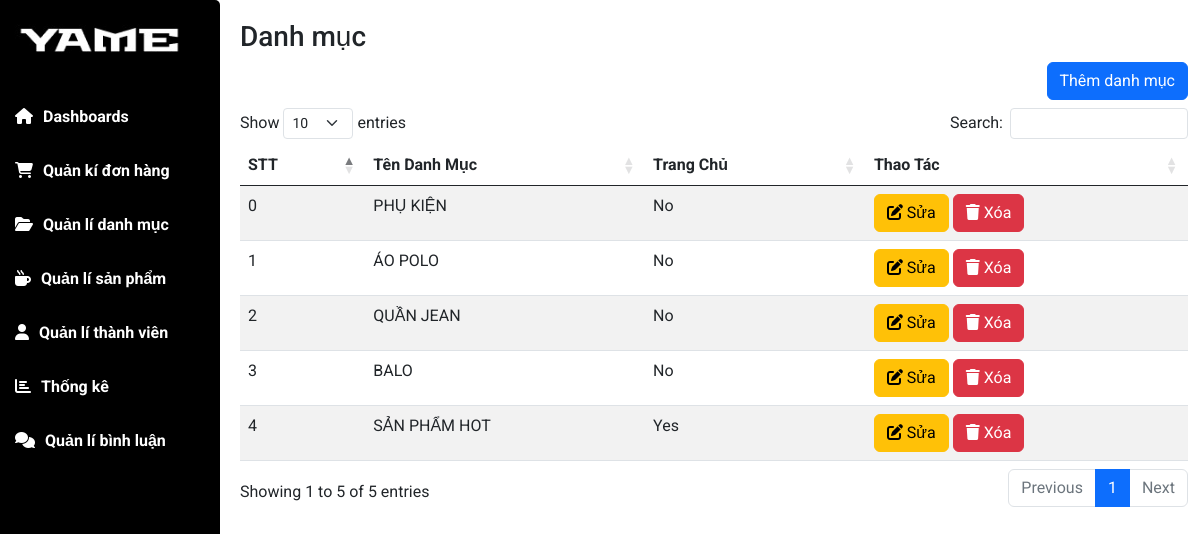
/admin/index.php?pg=categories, run on the app's committed database.
### tables this page shows
CREATE TABLE `danhmuc` (
  `id` int(4) NOT NULL COMMENT 'Mã loại hàng',
  `ten_loai` varchar(50) NOT NULL COMMENT 'Tên loại hàng',
  `stt` int(2) NOT NULL DEFAULT 0 COMMENT 'Sắp xếp danh mục',
  `sethome` bit(1) NOT NULL DEFAULT b'0' COMMENT 'Danh mục xuất hiện trang chủ'
);

### dao/pdo.php (called while the page is built, shortened)
<?php
function pdo_get_connection()
{
    $dburl = "mysql:host=localhost;dbname=yame_store;charset=utf8";
    $username = 'root';
    $password = '';
    try {
        $conn = new PDO($dburl, $username, $password);
        $conn->setAttribute(PDO::ATTR_ERRMODE, PDO::ERRMODE_EXCEPTION);
        return $conn;
    } catch (PDOException $e) {
        die("Connection failed: " . $e->getMessage());
    }
}
function pdo_query($sql)
{
    $sql_args = array_slice(func_get_args(), 1);
    try {
        $conn = pdo_get_connection();
        $stmt = $conn->prepare($sql);
        $stmt->execute($sql_args);
        $rows = $stmt->fetchAll(PDO::FETCH_ASSOC);
        return $rows;
    } catch (PDOException $e) {
        die("Query failed: " . $e->getMessage());
    } finally {
        unset($conn);
    }
}

### dao/danhmuc.php (the view, shortened to what this page needs)
<?php
require_once 'pdo.php';
function get_danhmuc()
{
    $sql = "SELECT * FROM danhmuc WHERE 1";
    return pdo_query($sql);
}
function show_danhmuc_admin($dsdm)
{
    $html_dm_admin = '';
    foreach ($dsdm as $dm) {
        $html_dm_admin .= '<tr>
                                <td>' . $dm['stt'] . '</td>
                                <td>' . $dm['ten_loai'] . '</td>
                                <td>' . ($dm['sethome'] == 0 ? 'No' : 'Yes') . '</td>
                                <td>
                                    <a href="index.php?pg=categories_updates&id_updates=' . $dm['id'] . '" class="btn btn-warning"><i
                                            class="fa-solid fa-pen-to-square"></i> Sửa</a>
                                    <a href="index.php?pg=categories&id_delete=' . $dm['id'] . '" class="btn btn-danger"><i
                                            class="fa-solid fa-trash"></i> Xóa</a>
                                </td>
                            </tr>';
    }
    return $html_dm_admin;
}

### admin/assets/css/main.css (style rules this page uses)
* { padding: 0; margin: 0; box-sizing: border-box; font-family: 'Roboto', sans-serif; }
body { background-color: #e6e6e6; }

### data on the page
danhmuc: stt "1", ten_loai "ÁO POLO", sethome "No"
danhmuc: stt "2", ten_loai "QUẦN JEAN", sethome "No"
danhmuc: stt "3", ten_loai "BALO", sethome "No"
danhmuc: stt "4", ten_loai "SẢN PHẨM HOT", sethome "Yes"
danhmuc: stt "0", ten_loai "PHỤ KIỆN", sethome "No"
